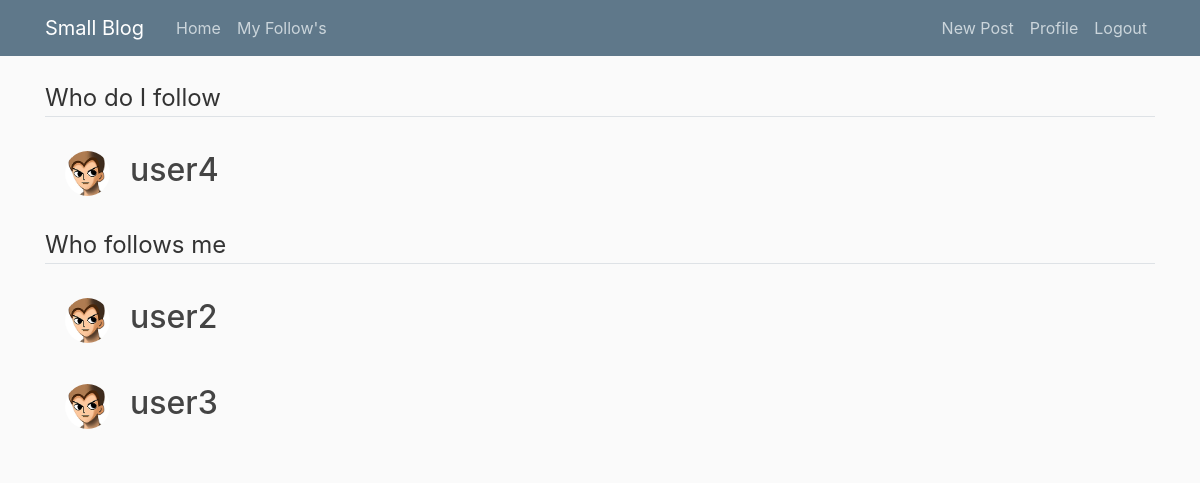
Page /followers/user1 (signed in) on the committed database.
### app/models.py (models this page shows, shortened)
class User(db.Model,UserMixin):
    id = db.Column(db.Integer, primary_key=True)
    username = db.Column(db.String(20),  nullable=False)
    email = db.Column(db.String(120), nullable=False)
    picture = db.Column(db.String(20), nullable=False, default='default.png')
    password = db.Column(db.String(60), nullable=False)
    posts = db.relationship('Post', backref='author', lazy=True)  #Post:class name
    followed = db.relationship('Follow',
                               foreign_keys=[Follow.followerid],
                               backref=db.backref('follower', lazy='joined'),
                               lazy='dynamic',
                               cascade='all, delete-orphan')
    followers = db.relationship('Follow',
                                foreign_keys=[Follow.followedid],
                                backref=db.backref('followed', lazy='joined'),
                                lazy='dynamic',
                                cascade='all, delete-orphan')

### app/users/views.py (the view)
@users.route('/followers/<username>')
def followers(username):
    user = User.query.filter_by(username=username).first()
    if user is None:
        flash('Invalid user.')
        return redirect(url_for('.index'))
    page = request.args.get('page', 1, type=int)
    pagination = user.followers.paginate(
        page,
        error_out=False)
    pagination1=user.followed.paginate(
        page,
        error_out=False)
    follows = [{'user': item.follower, 'timestamp': item.timestamp}
                for item in pagination.items]
    followeds=[{'user': item.followed, 'timestamp': item.timestamp}
               for item in pagination1.items]
    if not followeds:
        print(1)
    return render_template('followers.html', user=user, title="Followers of",
                            endpoint='.followers', pagination=pagination,pagination1=pagination1,
                            follows=follows,followeds=followeds)

### app/models.py (called while the page is built)
@m_login.user_loader
def uload(uid):
    return User.query.get(int(uid))

### app/templates/followers.html (shortened to what this page needs)
{% extends"base.html"%}
{% block content%}
    {% if current_user.is_authenticated and user==current_user %}
<legend class="border-bottom mb-4">Who do I follow</legend>
   {% else %}
    <legend class="border-bottom mb-4">The user's follow</legend>
    {% endif %}
    {%for follow in follows%}
    {% if follow.user !=user %}
     <article class="media follow-section" style="border: none">
        <img class="rounded-circle"
               src="{{ url_for('static',filename='picture/'+follow.user.picture)}}"
               alt="profile image" style=" height: 45px;
  width: 45px;
  margin-right: 20px;
  margin-bottom: 16px;">
          <div class="media-body">
            <h2><a class="article-title" href="{{url_for('users.posts', username=follow.user.username)}}">{{ follow.user.username }}</a></h2>
          </div>
        </article>
    {% endif %}
    {% endfor %}
 {% if current_user.is_authenticated and user==current_user %}
    <legend class="border-bottom mb-4">Who follows me</legend>
    {% else %}
    <legend class="border-bottom mb-4">The user's followers</legend>
    {% endif %}
 <table>
    {%for follow in followeds%}
    {% if follow.user !=user %}
    <article class="media follow-section" style="border: none">
        <img class="rounded-circle"
               src="{{ url_for('static',filename='picture/'+follow.user.picture)}}"
               alt="profile image" style=" height: 45px;
  width: 45px;
  margin-right: 20px;
  margin-bottom: 16px;">
          <div class="media-body">
            <h2><a class="article-title" href="{{url_for('users.posts', username=follow.user.username)}}">{{ follow.user.username }}</a></h2>
          </div>
        </article>
    {% endif %}
    {% endfor %}
    </table>
{% endblock  content%}

### app/static/css/post.css (style rules this page uses)
body { background: #fafafa; color: #333333; margin-top: 5rem; }
h1, h2, h3, h4, h5, h6 { color: #444444; }
.follow-section { background: #fafafa; padding: 10px 20px; margin-bottom: 5px; }
.article-title { color: #444444; }

### rows in the picture
User: picture (placeholder picture), user.username "user4"
User: picture (placeholder picture), user.username "user2"
User: picture (placeholder picture), user.username "user3"
